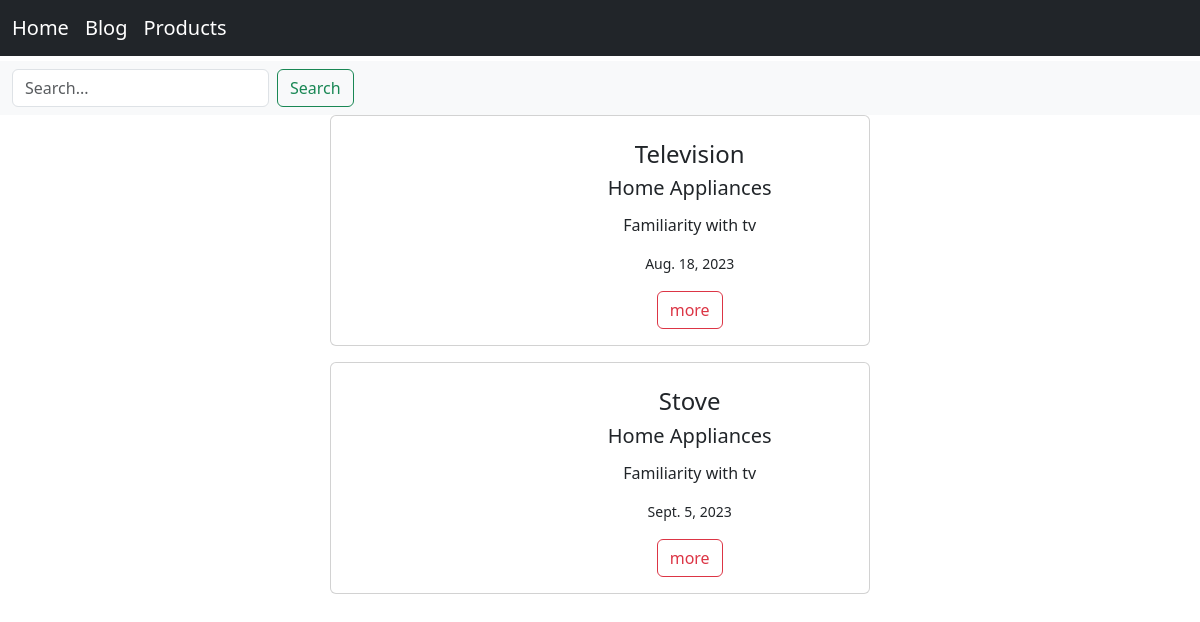
/blog/, run on an earlier commit of the app's database.
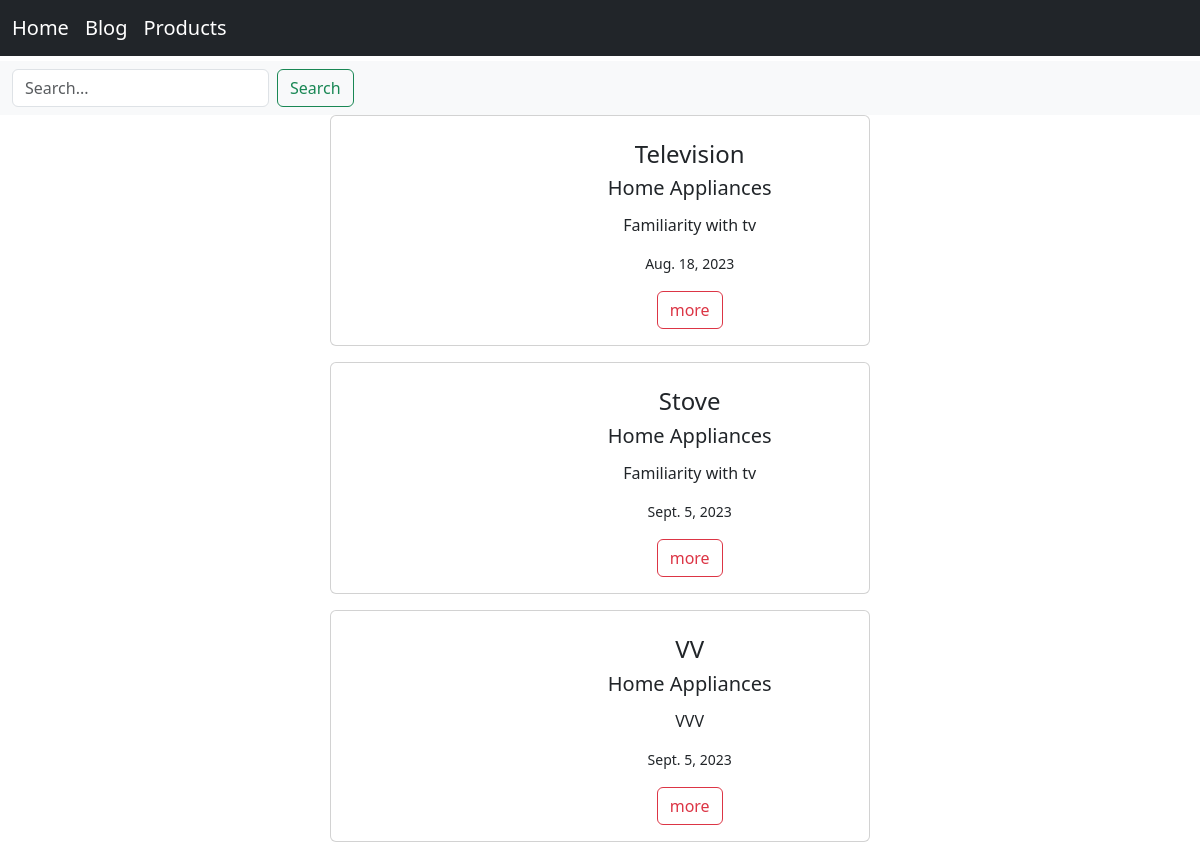
And on a later commit of the database.
### blog/models.py (models this page shows, shortened)
class product(models.Model):
    ProductName = models.CharField(max_length=200)
    ShortDescription = models.CharField(max_length=100)
    Description = models.TextField()
    Data = models.DateField()
    Category = models.ForeignKey(Category, on_delete=models.CASCADE, null=True)

class Category(models.Model):
    name = models.CharField(max_length=50 , null=True)
    def __str__(self):
        return self.name

### blog/views.py (the view)
# urls.py: path('',views.Blog.as_view() , name= 'blog'),
class Blog(ListView):
    template_name = 'blog.html'
    model = product
    context_object_name = 'products'
    def get_queryset(self) -> QuerySet[Any]:
        queryset = self.model.objects.all()
        search_filter = self.request.GET.get('search', None)
        if search_filter:
            ArticleSerachLog.objects.create(body=search_filter)
            queryset = queryset.filter(Q(ProductName__icontains=search_filter))
        return queryset.distinct()

### templates/blog.html (shortened to what this page needs)
{% extends 'base.html' %}
{% block content %}
  <nav class="navbar bg-body-tertiary">
    <div class="container-fluid">
      <form  method="GET" class="d-flex" role="search" action="{% url 'blog:blog' %}">
        <input class="form-control me-2" name="search" type="search" placeholder="Search..." aria-label="Search">
        <button class="btn btn-outline-success" type="submit">Search</button>
      </form>
    </div>
  </nav>
    {% for product in products %}
    <center>
        <div class="card mb-3" style="max-width: 540px;">
          <div class="row g-0">
            <div class="col-md-4">
            </div>
            <div class="col-md-8">
              <div class="card-body">
                <h5 class="card-title"><h4>{{ product.ProductName }}<h4>
                <h5 class="card-title"><h5>{{ product.Category }}</h5>
                <p class="card-text"><h6>{{ product.ShortDescription }}</h6></p>
                <p class="card-text"><small>{{ product.Data }}</small></p>
                <a class="btn btn-outline-danger" href="{% url 'blog:BlogDetail' product.ProductName %}" role="button">more</a>
              </div>
            </div>
          </div>
        </div>
  </center>
    {% endfor %}
{% endblock %}

### templates/base.html (shortened to what this page needs)
<!DOCTYPE html>
<html lang="en">
<head>
    <link href="https://cdn.jsdelivr.net/npm/bootstrap@5.3.1/dist/css/bootstrap.min.css" rel="stylesheet">
</head>
<body>
    {% include 'navbar.html' %}
    <div class="jumbotron">
    </div>
    <div>{% block content %}  {% endblock %} </div>
</body>
</html>

### templates/navbar.html
<nav class="navbar navbar-expand-lg bg-dark">
    <div class="container-fluid">
      <div class="collapse navbar-collapse" id="navbarNavAltMarkup">
        <div class="navbar-nav">
          <a class="navbar-brand text-white "href="{% url 'home:home' %}">Home</a>
          <a class="navbar-brand text-white "href="{% url 'blog:blog' %}">Blog</a>
          <a class="navbar-brand text-white "href="{% url 'products:products' %}">Products</a>
        </div>
      </div>
    </div>
  </nav>

### templates/base.html (style rules this page uses)
.jumbotron { padding: 1.5px; margin-bottom:1.5px; }

What changed in the data, as far as the page shows it:
added product: ProductName "VV", Category "Home Appliances", ShortDescription "VVV", Data "Sept. 5, 2023"
